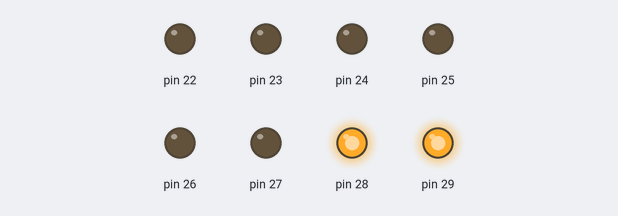
Recording of a sketch running on a simulated Arduino Mega 2560, built with avr-gcc and run on an emulated ATmega2560. Parts: output pins drawn as LEDs (lit = HIGH).

Above: at 0.2 s.
At 1.7 s:
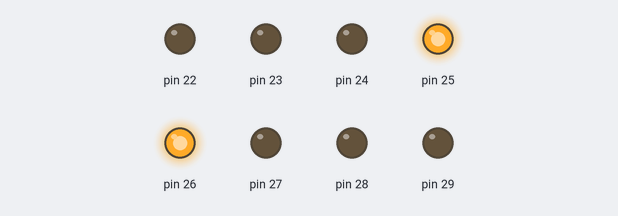
At 2.2 s:
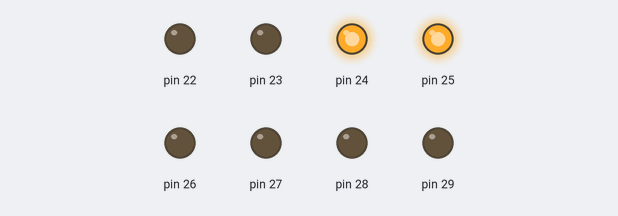
At 3.7 s:
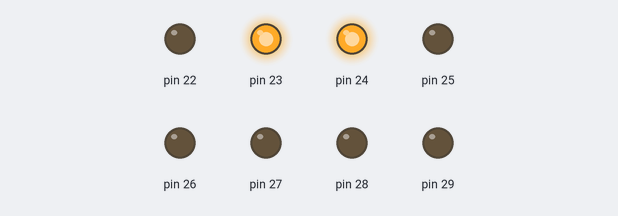
At 5.7 s:
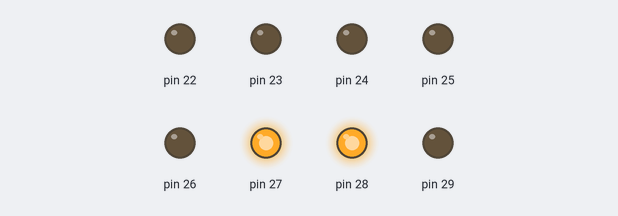
At 7.2 s:
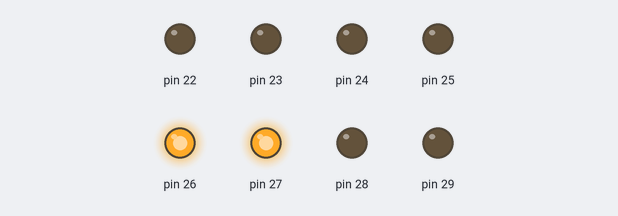
Timing chart, 0 to 7.8 s (numbered marks = the images above):
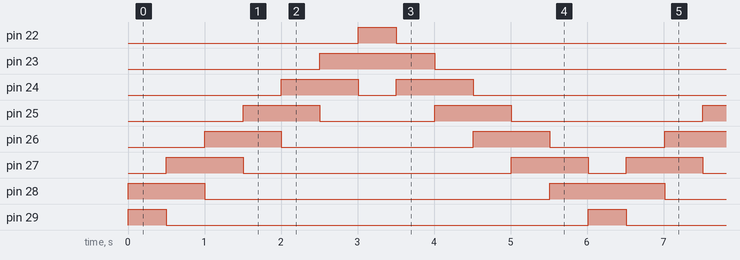

The sketch:

KnightRider.ino
```cpp
/*
  Autor:  Benedikt Walter
  Klasse: 2AHELS
  Titel:  Knight Rider
  Datum:  28.2.2022
*/

#define START_BITMUSTER 0b11000000
#define DELAY 500

unsigned long long millistime = 0, counter = 0, direction = 0;

void setup() {
  DDRA = 0xff;
  PORTA = START_BITMUSTER;
}

void loop() {
  if(millis() - millistime > DELAY) {
    if(direction == 0) {
      PORTA >>= 1;
      counter++;
    }
    else {
      PORTA <<= 1;
      counter--;
    }

    if(counter == 0 || counter == 6) {
      direction = !direction;
    }
    millistime = millis();
  }
}
```

Measured:
- by itself, pin 22, pin 29: alternates HIGH for 0.50 s and LOW for 5.5 s
- by itself, pin 23, pin 28: alternates HIGH for 1.5 s and LOW for 4.5 s
- by itself, pin 24: repeats every 6.0 s: LOW 0.50 s, HIGH 1.0 s, LOW 3.5 s, HIGH 1.0 s
- by itself, pin 25: repeats every 6.0 s: LOW 1.5 s, HIGH 1.0 s, LOW 2.5 s, HIGH 1.0 s
- by itself, pin 26: repeats every 6.0 s: LOW 2.5 s, HIGH 1.0 s, LOW 1.5 s, HIGH 1.0 s
- by itself, pin 27: repeats every 6.0 s: LOW 3.5 s, HIGH 1.0 s, LOW 0.50 s, HIGH 1.0 s
